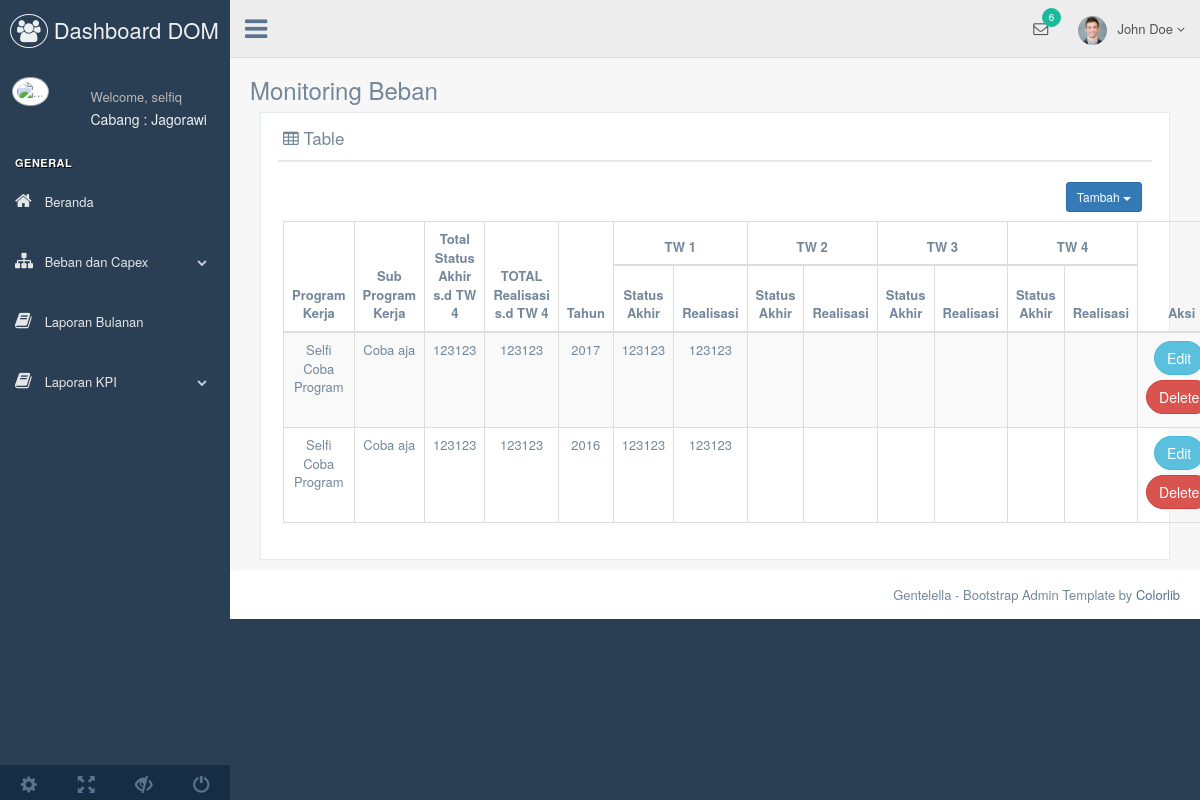
Page /realisasi_bpt.php (signed in) on the earlier database version.
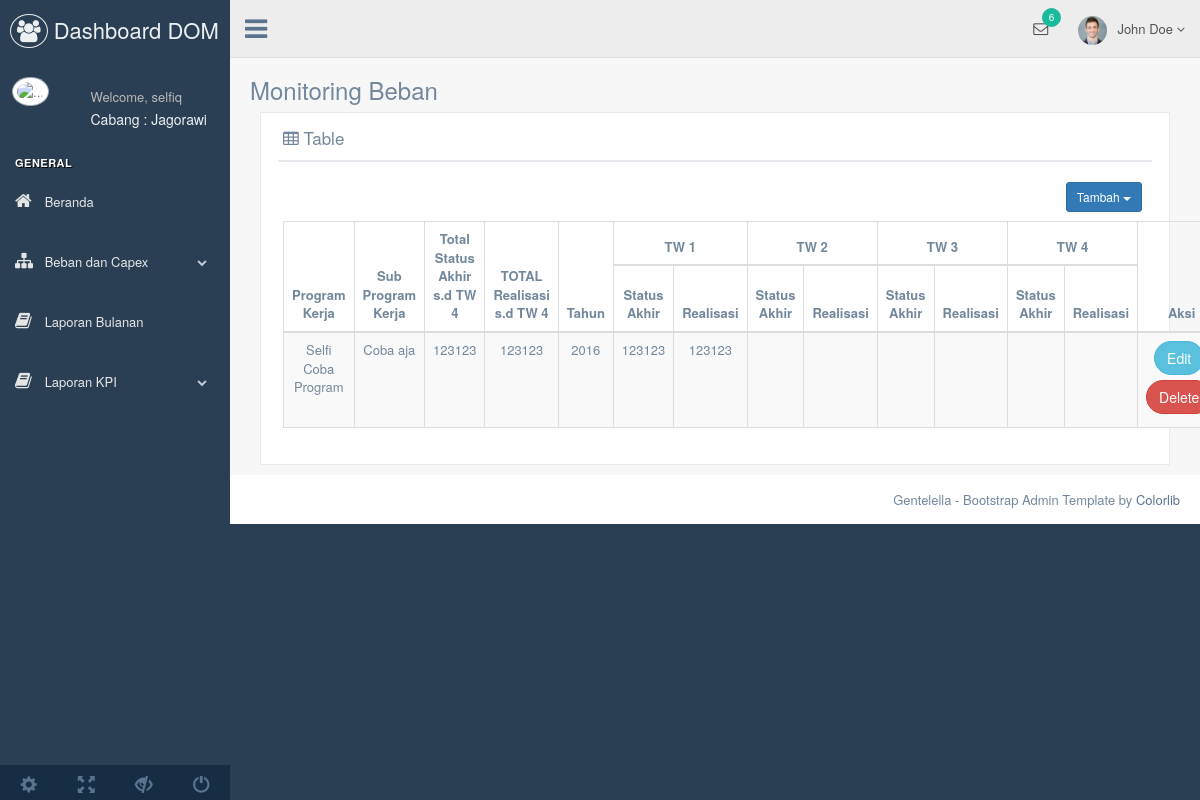
Same page on the later database version.
### tables this page shows
CREATE TABLE `beban_realisasi` (
  `id_twrl` int(11) NOT NULL,
  `id_sp` int(11) NOT NULL,
  `tahun` int(4) NOT NULL,
  `stat_twrl` int(1) NOT NULL,
  `stat_akhir` decimal(20,0) NOT NULL,
  `realisasi` decimal(20,0) NOT NULL,
  `jenis` varchar(20) NOT NULL
);

CREATE TABLE `program_kerja` (
  `id_pk` int(255) NOT NULL,
  `MA` varchar(1000) NOT NULL,
  `nama_pk` text NOT NULL,
  `id_cabang` int(30) NOT NULL,
  `jenis` varchar(20) NOT NULL
);

CREATE TABLE `sub_program` (
  `id_sp` int(255) NOT NULL,
  `nama_sp` varchar(1000) NOT NULL,
  `id_pk` int(10) NOT NULL,
  `id_cabang` int(30) NOT NULL,
  `jenis` varchar(20) NOT NULL
);

### realisasi_bpt.php (the view, shortened to what the changed rows need)
<?php
include ('connect.php');
  $iduser = $_SESSION['id_user'];
?>
<!DOCTYPE html>
<html lang="en">
<?php include 'templates/head.php' ?>
  <body class="nav-md">
    <div class="container body">
      <div class="main_container">
        <div class="col-md-3 left_col">
          <div class="left_col scroll-view">
           <?php include'templates/headmenu.php' ?>
            <br />
          </div>
        </div>
        <div class="right_col" role="main">
          <div class="">
            <div class="">
              <div class="col-md-12 col-sm-12 col-xs-12">
                <div class="x_panel">
                  <div class="x_title">
                    <h2><i class="fa fa-table"></i> Table <small>Data Beban Cabang <?php echo $namacabang; ?> </small></h2>
                  </div>
                  <div class="x_content">
					  <table id="datatable-keytable"  class="table table-striped table-bordered text-center " >
						<thead>
						  <tr>
							<th rowspan="2">Program Kerja</th>
							<th rowspan="2">Sub Program Kerja</th>
							<th rowspan="2">Total Status Akhir s.d TW 4</th>
							<th rowspan="2">TOTAL Realisasi s.d TW 4</th>
							<th rowspan="2">Tahun </th>
							<th colspan="2">TW 1</th>
							<th colspan="2">TW 2</th>
							<th colspan="2">TW 3</th>
							<th colspan="2">TW 4</th>
							<th rowspan="2">Aksi</th>
						  </tr>
						  <tr>
							<th >Status Akhir</th>
							<th >Realisasi</th>
							<th >Status Akhir</th>
							<th >Realisasi</th>
							<th >Status Akhir</th>
							<th >Realisasi</th>
							<th >Status Akhir</th>
							<th >Realisasi</th>
						  </tr>
						</thead>
						<tbody>
							<?php
							$listTW = mysqli_query($connect, "SELECT * FROM beban_realisasi, sub_program WHERE sub_program.id_sp = beban_realisasi.id_sp AND stat_twrl ='1'  AND sub_program.id_cabang = '$idcabang' AND beban_realisasi.jenis ='bpt' AND sub_program.jenis='beban'");
							while($datalistTW = mysqli_fetch_array($listTW)){
								$idpklist= $datalistTW['id_pk'];
								$idspklist= $datalistTW['id_sp'];
								$tahun= $datalistTW['tahun'];
								$jmlstakhir = mysqli_query($connect, "SELECT * FROM beban_realisasi WHERE id_sp = '$idspklist' AND tahun = '$tahun'");
								$jmlrealisasi = mysqli_query($connect, "SELECT * FROM beban_realisasi WHERE id_sp = '$idspklist' AND tahun = '$tahun'");
								$qty1 = 0;
								$qty2 = 0;
								while ($num = mysqli_fetch_array($jmlstakhir)) {
									$qty1 += $num['stat_akhir'];}
								while ($num = mysqli_fetch_array($jmlrealisasi)) {
									$qty2 += $num['realisasi'];}
								$dataprogramkerja = mysqli_fetch_array(mysqli_query($connect, "SELECT * FROM program_kerja WHERE id_pk = '$idpklist'"));
								$datasubprogramkerja= mysqli_fetch_array(mysqli_query($connect, "SELECT * FROM sub_program WHERE id_sp = '$idspklist'"));
								$datatwreal1 = mysqli_fetch_array(mysqli_query($connect, "SELECT * FROM beban_realisasi WHERE id_sp = '$idspklist' AND tahun = '$tahun' AND stat_twrl = '1'"));
								$datatwreal2 = mysqli_fetch_array(mysqli_query($connect, "SELECT * FROM beban_realisasi WHERE id_sp = '$idspklist' AND tahun = '$tahun' AND stat_twrl = '2'"));
								$datatwreal3 = mysqli_fetch_array(mysqli_query($connect, "SELECT * FROM beban_realisasi WHERE id_sp = '$idspklist' AND tahun = '$tahun' AND stat_twrl = '3'"));
								$datatwreal4 = mysqli_fetch_array(mysqli_query($connect, "SELECT * FROM beban_realisasi WHERE id_sp = '$idspklist' AND tahun = '$tahun' AND stat_twrl = '4'"));
							?>
						  <tr>
							<td><?php echo $dataprogramkerja['nama_pk'] ?></td>
							<td><?php echo $datasubprogramkerja['nama_sp'] ?></td>
							<td><?php echo $qty1;?></td>
							<td><?php echo $qty2;?></td>
							<td><?php echo $datalistTW['tahun'] ?></td>
							<td><?php echo $datatwreal1['stat_akhir'] ?></td>
							<td><?php echo $datatwreal1['realisasi'] ?></td>
							<td><?php echo $datatwreal2['stat_akhir'] ?></td>
							<td><?php echo $datatwreal2['realisasi'] ?></td>
							<td><?php echo $datatwreal3['stat_akhir'] ?></td>
							<td><?php echo $datatwreal3['realisasi'] ?></td>
							<td><?php echo $datatwreal4['stat_akhir'] ?></td>
							<td><?php echo $datatwreal4['realisasi'] ?></td>
							<td>
							<button type="button" class="btn btn-round btn-info" class="btn btn-primary" data-toggle="modal" data-target=".bs-edit-modal"
							data-id-twrl1="<?php echo $datatwreal1['id_twrl'] ?>" data-id-twrl2="<?php echo $datatwreal2['id_twrl'] ?>"
							data-id-twrl3="<?php echo $datatwreal3['id_twrl'] ?>" data-id-twrl4="<?php echo $datatwreal4['id_twrl'] ?>">
							 Edit
							 </button>
							 <button type="button" class="btn btn-round btn-danger" class="btn btn-primary" data-toggle="modal" data-target=".bs-delete-modal"
							 data-id-twrl1="<?php echo $datatwreal1['id_twrl'] ?>"
							 data-id-twrl2="<?php echo $datatwreal2['id_twrl'] ?>"
							 data-id-twrl3="<?php echo $datatwreal3['id_twrl'] ?>"
							 data-id-twrl4="<?php echo $datatwreal4['id_twrl'] ?>">
								 Delete
							</button>
							</td>
						  </tr>
						<?php }?>
						</tbody>
					  </table>
                  </div>
                </div>
              </div>
            </div>
          </div>
        </div>
      </div>
    </div>
  </body>
</html>

Differences in the rows shown:
removed beban_realisasi: program_kerja.nama_pk "Selfi Coba Program", id_sp.nama_sp "Coba aja", qty1 "123123", qty2 "123123", tahun "2017", stat_akhir "123123", realisasi "123123"
